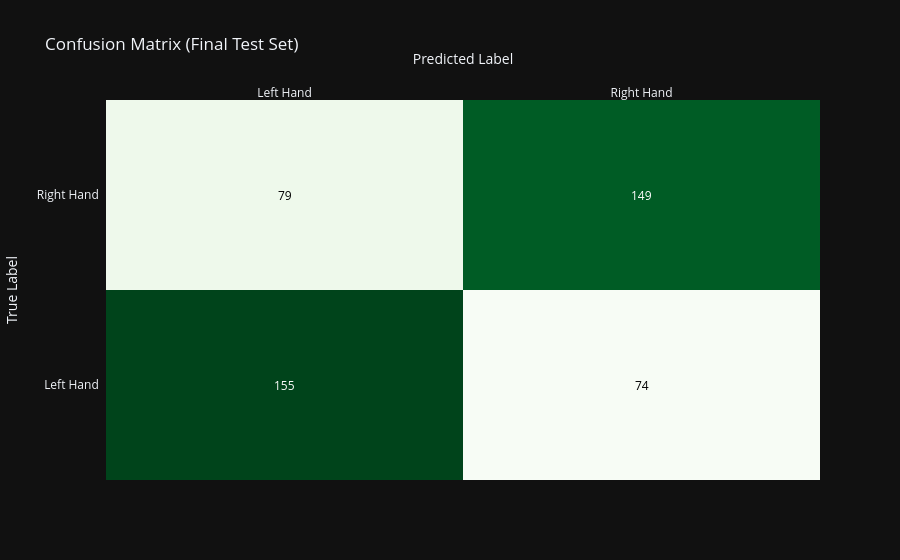

The notebook cell this image was saved under:
### Markdown cell above
## Test

### Code cell
print("\nLoading test data -> ")
X_test, y_test = load_dataset_for_subjects(config.TEST_SUBJECTS, config.BASE_PATH)

print(f"Success. Found {X_test.shape[0]} trials.")
print(f"\nTest data shape: {X_test.shape}")
print(f", Test labels shape: {y_test.shape} (Left: {np.sum(y_test == 0)}, Right: {np.sum(y_test == 1)})")

print("\nPreparing test data ->")
X_test_flat = X_test.reshape(X_test.shape[0], -1)
X_test_scaled_flat = scaler.transform(X_test_flat)  # IMPORTANT: Only transform, do not fit again
X_test_scaled = X_test_scaled_flat.reshape(X_test.shape)
X_test_final = X_test_scaled[:, :, :, np.newaxis]
y_test_final = to_categorical(y_test, config.N_CLASSES)
print(f" Final Test Shape: {X_test_final.shape}")

print("\nEvaluating model on the test set :")
test_loss, test_accuracy = best_model.evaluate(X_test_final, y_test_final, verbose=0, batch_size=config.BATCH_SIZE)
print(f"\nFinal Test Accuracy: {test_accuracy*100:.2f}%")
print(f"   Final Test Loss: {test_loss:.4f}")

y_pred_test = best_model.predict(X_test_final, batch_size=config.BATCH_SIZE)
y_pred_test_classes = np.argmax(y_pred_test, axis=1)
y_true_test_classes = y_test

print("\nClassification Report (Test Set):")
print(classification_report(y_true_test_classes, y_pred_test_classes, target_names=['Left Hand', 'Right Hand']))

def plot_test_confusion_matrix(y_true, y_pred):
    cm = confusion_matrix(y_true, y_pred)
    labels = ['Left Hand', 'Right Hand']
    fig = ff.create_annotated_heatmap(z=cm, x=labels, y=labels, colorscale='Greens')
    fig.update_layout(title_text="Confusion Matrix (Final Test Set)",
                    xaxis_title="Predicted Label", yaxis_title="True Label",
                    template=config.PLOTLY_TEMPLATE)
    fig.show()

plot_test_confusion_matrix(y_true_test_classes, y_pred_test_classes)

### Figure 1 — Plotly figure (JSON) as saved in the notebook; plotly's stock layout.template omitted (floating-point values rounded to 4 significant figures)
{"data": [{"colorscale": [[0.0, "rgb(247,252,245)"], [0.125, "rgb(229,245,224)"], [0.25, "rgb(199,233,192)"], [0.375, "rgb(161,217,155)"], [0.5, "rgb(116,196,118)"], [0.625, "rgb(65,171,93)"], [0.75, "rgb(35,139,69)"], [0.875, "rgb(0,109,44)"], [1.0, "rgb(0,68,27)"]], "reversescale": false, "showscale": false, "x": ["Left Hand", "Right Hand"], "y": ["Left Hand", "Right Hand"], "z": [[155, 74], [79, 149]], "type": "heatmap"}], "layout": {"annotations": [{"font": {"color": "#FFFFFF"}, "showarrow": false, "text": "155", "x": "Left Hand", "xref": "x", "y": "Left Hand", "yref": "y"}, {"font": {"color": "#000000"}, "showarrow": false, "text": "74", "x": "Right Hand", "xref": "x", "y": "Left Hand", "yref": "y"}, {"font": {"color": "#000000"}, "showarrow": false, "text": "79", "x": "Left Hand", "xref": "x", "y": "Right Hand", "yref": "y"}, {"font": {"color": "#FFFFFF"}, "showarrow": false, "text": "149", "x": "Right Hand", "xref": "x", "y": "Right Hand", "yref": "y"}], "xaxis": {"dtick": 1, "gridcolor": "rgb(0, 0, 0)", "side": "top", "ticks": "", "title": {"text": "Predicted Label"}}, "yaxis": {"dtick": 1, "ticks": "", "ticksuffix": "  ", "title": {"text": "True Label"}}, "title": {"text": "Confusion Matrix (Final Test Set)"}}}
